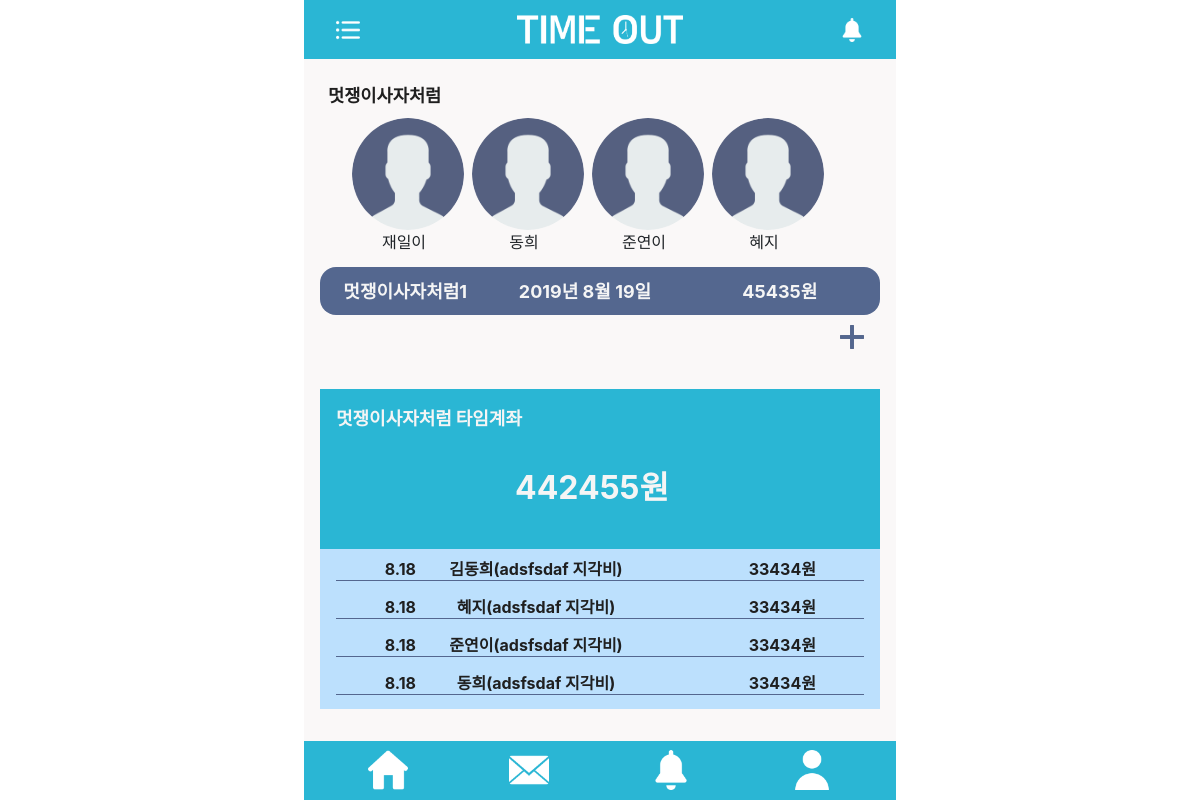
Page /group/54 on the earlier database version.
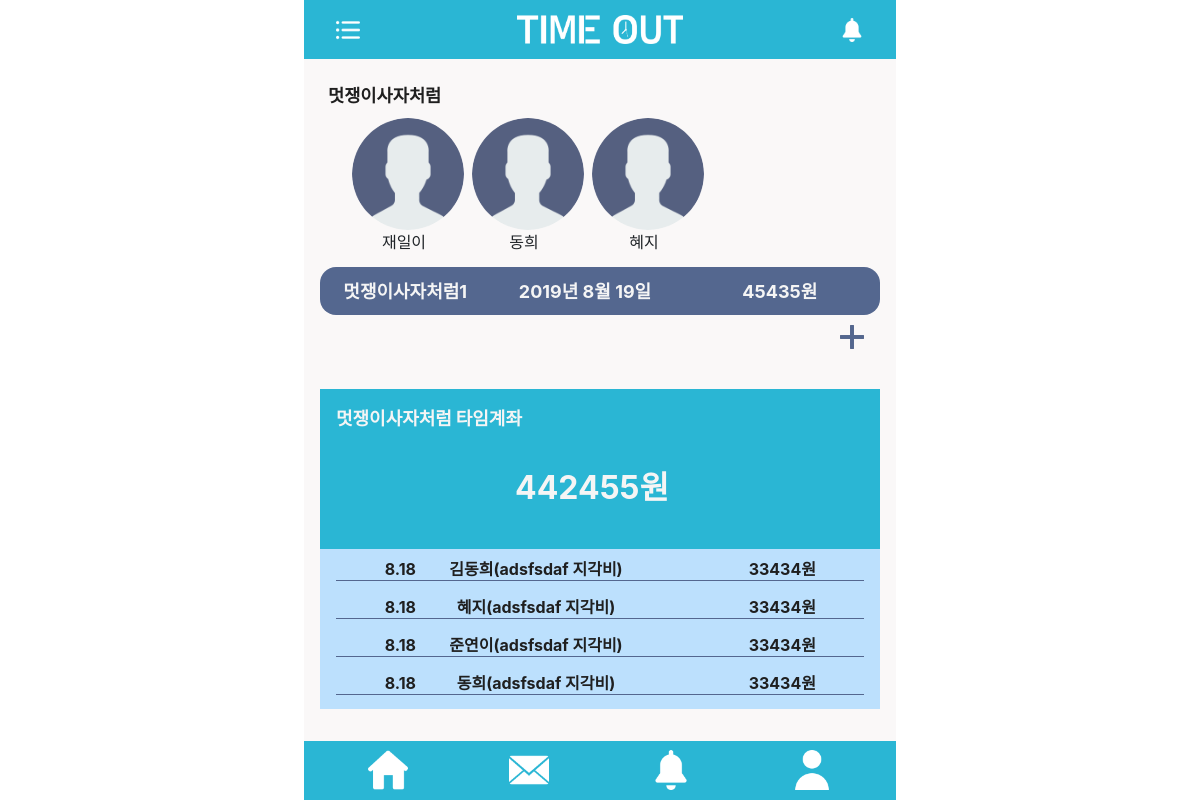
Same page on the later database version.
### mainapp/models.py (models this page shows, shortened)
class User_account(models.Model):
    name = models.OneToOneField(User, on_delete=models.CASCADE, null=True)
    user_money = models.IntegerField(default=0)
    image = models.ImageField(upload_to='images/',default='', null=True, blank=True)
    nickname = models.CharField(max_length=100, null=True, blank=True)

class Schedule(models.Model):
    group_ac = models.ForeignKey(Group_account, on_delete= models.CASCADE, null =True)
    title = models.CharField(max_length=100,null = True, blank=True)
    date = models.DateTimeField('date published',null=True, blank=True)
    penalty = models.IntegerField(null= True, blank=True)
    location = models.CharField(max_length=100, null=True,blank=True)

class Group_history(models.Model):
    name = models.CharField(max_length=100 , null=True, blank =True)
    date = models.DateTimeField('data published',null =True , blank =True)
    money = models.IntegerField(null = True, blank=True)
    us = models.CharField(max_length = 100  , null=True, blank =True)
    g = models.ForeignKey(Group_account, on_delete=models.CASCADE, null =True)

### mainapp/views.py (the view)
# urls.py: path('group/<int:group_id>',mainapp.views.group, name='group'),
def group(request,group_id):
    group = get_object_or_404(Group_account, pk=group_id)
    sche= Schedule.objects.filter(group_ac = group)
    history = Group_history.objects.filter( g = group).order_by('-id')
    return render(request, 'group.html',{'group' : group, 'schedules': sche, 'histories':history})

### mainapp/templates/group.html (shortened to what this page needs)
<!DOCTYPE html>
<html>
<head>
    <link rel="stylesheet" type="text/css" href="../static/css/group.css">
    <link rel="stylesheet" href="https://stackpath.bootstrapcdn.com/bootstrap/4.3.1/css/bootstrap.min.css"
>
</head>
<body>
    <div class="center">
        <div class="page">
            <div class="head-bar">
                <a href=""><img id="icon1" src="../static/img/list.png" alt=""></a>
                <a href=""><img id="logo" src="../static/img/로고화이트.png" alt=""></a>
                <a href=""><img id="icon2" src="../static/img/bell.png" alt=""></a>
            </div>
            <div class="group-thumbnail">
                <span id="name">{{group.title}}</span>
                <div class="group-members">
                    {% for member in group.members.all%}
                    {% if not member.image%}
                    <div class="one-member">
                        <img id="thumbnail" src="../static/img/basic.png" alt="">
                        <p id="nickname">{{member.nickname}}</p>
                    </div>
                    {% else %}
                    <div id="one-member">
                        <img id="thumbnail" src="{{member.image.url}}" alt="">
                        <p id="nickname">{{member.nickname}}</p>
                    </div>
                    {% endif %}
                    {% endfor %}
                </div>
            </div>
            <div class="schedule-scroll">
                {% for s in schedules.all %}
                <div class="schedule">
                    <span id="schedule-name">{{s.title}}</span>
                    <span id="schedule-date">{{s.date.year}}년 {{s.date.month}}월 {{s.date.day}}일</span>
                    <span id="schedule-money">{{s.penalty}}원</span>
                </div>
                {% endfor %}
            </div>
            <div class="schedule-plus">
                <a href="{% url 'newSche' group.id %}">
                    <img id="plus" src="../static/img/plus.png" alt="">
                </a>
            </div>
            <br>
            <div class="account">
                <div class="account-name">
                    <span id="group-name">{{group.title}}</span>
                    <span id="time-account">타임계좌</span>
                    <br>
                    <span id="account-money">{{group.group_money}}원</span>
                </div>
            </div>
            <div class="account-content">
                {% for history in histories.all%}
                <div class="member-content">
                    <span id="member-date">{{history.date.month}}.{{history.date.day}}</span>
                    <span id="member-name">{{history.us}}({{history.name}} 지각비)</span>
                    <span id="member-money">{{history.money}}원</span>
                </div>
                {% endfor %}
            </div>
            <div class="foot-bar">
                <a href="{% url 'home' %}"><img id="foot-home" src="../static/img/home.png" alt=""></a>
                <a href="{% url 'check' %}"><img id="foot-invite" src="../static/img/invite.png" alt=""></a>
                <a href="{% url 'map' %}"><img id="foot-bell" src="../static/img/bell.png" alt=""></a>
                <a href="{% url 'portfolio' %}"><img id="foot-user" src="../static/img/user.png" alt=""></a>
            </div>
        </div>
    </div>
</body>
</html>

Differences in the rows shown:
removed User_account: nickname "준연이"
